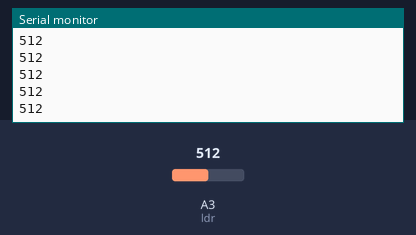
A sketch run on a simulated Arduino Uno, built with avr-gcc and run on an emulated ATmega328P. On the bench: the last lines printed to the serial monitor. Inputs (shaded band) come from the test bench; at power-on: A3 (ldr) = 512.

Above: at 1.4 s.
1.5 s: A3 (ldr) set to 716
At 1.52 s:
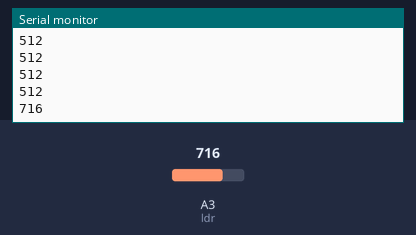
3.0 s: A3 (ldr) set to 900
At 3.03 s:
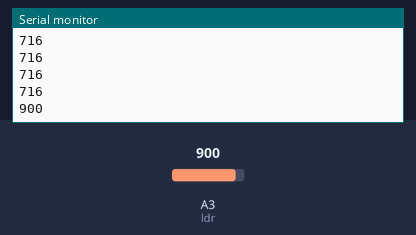
Timing chart, 0 to 6.0 s (numbered marks = the images above; inputs shaded):
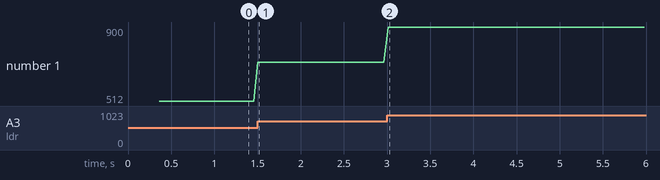

Measured:
- after the input at 1.5 s, the serial monitor: prints a new line at once (image 1)
- after the input at 3.0 s, the serial monitor: prints a new line at once (image 2)
- plotted number 1: 512 → 716 after the input at 1.5 s, 716 → 900 after the input at 3.0 s

The sketch:

Arduino_UNO_LDR.ino
```cpp
/***********************************************************************
 * Project      :     Arduino_UNO_LDR
 * Description  :     LDR Testing
 * Author       :     Tenergy Innovation Co., Ltd.
 * Date         :     14 Nov 2018
 * Revision     :     1.0
 * Rev1.0       :     Original
 * Facebook     :     https://www.facebook.com/tenergy.innovation
 * Email        :     tenergy.innovation@gmail.com
 * TEL          :     +6689-140-7205
 ***********************************************************************/

/**************************************/
/*            GPIO define             */
/**************************************/
#define  ldr  A3 //analog pin to which LDR is connected

/**************************************/
/*       Global variable define       */
/**************************************/
int ldr_value = 0; //variable to store LDR values

 /***********************************************************************
 * FUNCTION:    setup
 * DESCRIPTION: setup process
 * PARAMETERS:  nothing
 * RETURNED:    nothing
 ***********************************************************************/
void setup()
{
  Serial.begin(9600); //start te serial monitor
  Serial.println("************************************************");
  Serial.println("Project      :  Arduino_UNO_LDR");
  Serial.println("Author       :  Tenergy Innovation Co., Ltd.");
  Serial.println("Date         :  14 Nov 2018");
  Serial.println("Facebook     :  https://www.facebook.com/tenergy.innovation");
  Serial.println("Email        :  tenergy.innovation@gmail.com");
  Serial.println("TEL          :  +6689-140-7205");
  Serial.println("************************************************");
}

 /***********************************************************************
 * FUNCTION:    loop
 * DESCRIPTION: loop process
 * PARAMETERS:  nothing
 * RETURNED:    nothing
 ***********************************************************************/
void loop()
{
ldr_value = analogRead(ldr); //reads the LDR values
Serial.println(ldr_value); //prints the LDR values to serial monitor
delay(50); //wait
}
```
